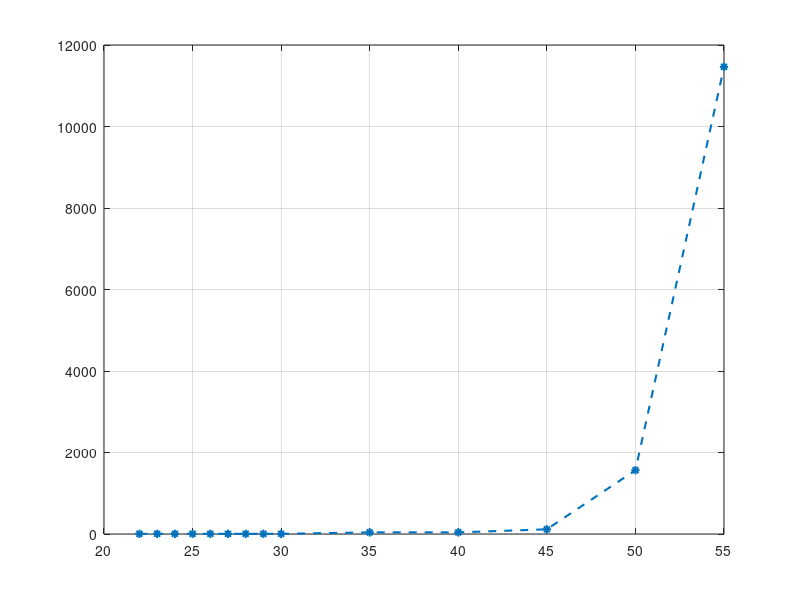

Write the MATLAB code that produced this figure. (Note: this script raises an error after producing the figure.)
clear; close all;

load demoRandomGraph
%% plot1: # of elements required for CPT
Fsz_ppt = 16; Fsz_ppr = 13;
Fsz_ppt_label = 14; Fsz_ppr_label = 11;
LW = 1.5;
nLINK_ = nLINK(1:length(nGRAPH));

figure;
plot( nLINK_,nGRAPH,'*--','Linewidth',LW )
grid on
ax = gca;
ax.XAxis.FontSize = Fsz_ppt_label;
ax.YAxis.FontSize = Fsz_ppt_label;
xlabel( 'Number of links','Fontsize',Fsz_ppt,'FontName','times new roman' )
ylabel( 'Number of identified subsets','Fontsize',Fsz_ppt,'FontName','times new roman' )
saveas(gcf,'figure/CutLinkSets_GraphNo.emf')
saveas(gcf,'figure/CutLinkSets_GraphNo.pdf')

figure;
semilogy( nLINK_,nElem_MSR,'s--','Linewidth',LW )
hold on
semilogy(nLINK_,2.^nLINK_.*(nLINK_+1),'*--','Linewidth',LW )
grid on
ax = gca;
ax.XAxis.FontSize = Fsz_ppt_label;
ax.YAxis.FontSize = Fsz_ppt_label;
xlabel( 'Number of links','Fontsize',Fsz_ppt,'FontName','times new roman' )
ylabel( 'Number of parameters','Fontsize',Fsz_ppt,'FontName','times new roman' )
% axis([nLINK(1)-2 nLINK_(end)+2 1 10^20])
legend({'MBN','CPT of naive formulation'},'Fontsize',Fsz_ppt,'Location','NorthWest','FontName','times new roman')
saveas(gcf,'figure/CutLinkSets_CPMsize.emf')
saveas(gcf,'figure/CutLinkSets_CPMsize.pdf')


%% plot2: Graph topology

s = []; t = [];
Anumber_ = Anumber;
for ii = 1:nLINK_(end)
    [s_,t_] = find(Anumber_==ii);
    s = [s; s_];
    t = [t; t_];
end

figure('rend','painters','pos',[10 10 700 600])
Graph = digraph(s,t);
nnode_ = max( [max(s),max(t)] );
for ii = 1:nnode_
    nlabel{ii,1} = num2str(ii);
end
nlabel{sNode} = 's(1)'; nlabel{tNode} = 't(11)';
h = plot(Graph,'Layout','circle','NodeLabel',{},'LineWidth',3,'ArrowSize',15);
markloc_ = 1.1*[cos( 2*pi/nnode_*(1:nnode_)' ) sin( 2*pi/nnode_*(1:nnode_)' )];
markloc_(8:14,:) = markloc_(8:14,:)*1.15/1.1;
markloc_(10,:) = markloc_(10,:)*1.2/1.15; 
markloc_(11,:) = markloc_(11,:)*1.305/1.15; 
for ii=1:nnode_
   text(markloc_(ii,1),markloc_(ii,2),nlabel{ii},'fontsize',Fsz_ppt,'FontWeight','bold','FontName','times new roman');
end
ax = gca;
ax.Visible = 'off';
saveas(gcf,'figure/CutLinkSets_network.emf')
saveas(gcf,'figure/CutLinkSets_network.pdf')

%% Plot 3: Inference
figure;
plot( nLINK_,PS0,'*--','Linewidth',LW )
hold on
plot( nLINK_,PC0S0,'*--','Linewidth',LW )
grid on
ax = gca;
ax.XAxis.FontSize = Fsz_ppt_label;
ax.YAxis.FontSize = Fsz_ppt_label;
xlabel( 'Number of links','Fontsize',Fsz_ppt,'FontName','times new roman' )
ylabel( 'Probability','Fontsize',Fsz_ppt,'FontName','times new roman' )
legend({'P(X_{N+1}= 0)','P(X_{22}= 0 | X_{N+1}= 0)'},'Fontsize',Fsz_ppt-2,...
    'Location','best','FontName','times new roman')
saveas(gcf,'figure/InfResult.emf')
saveas(gcf,'figure/InfResult.pdf')